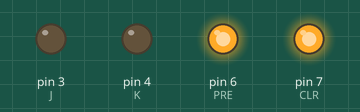
Bench run of a sketch on a simulated Arduino Uno, built with avr-gcc and run on an emulated ATmega328P. Shown: output pins drawn as LEDs (lit = HIGH). Pins used as bus, display or sensor lines are not drawn.

Above: at 0.5 s.
At 1.5 s:
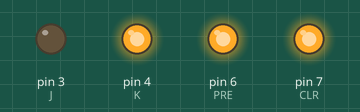
At 2.5 s:
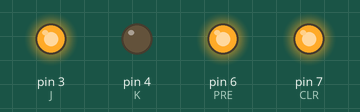
At 3.5 s:
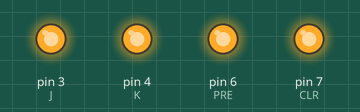
Timing chart, 0 to 4.6 s (numbered marks = the images above):
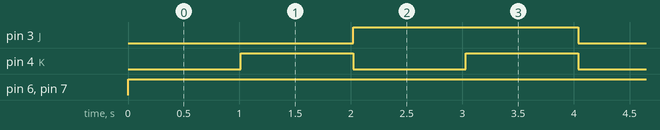

The sketch:

D2.ino
```cpp
int J=3;
int K=4;
int CLK=5;
int PRE=6;
int CLR=7;
void setup() {
  // put your setup code here, to run once:
  Serial.begin(9600);
  pinMode(J,OUTPUT);
  pinMode(K,OUTPUT);
  pinMode(CLK,OUTPUT);
  pinMode(PRE,OUTPUT);
  pinMode(CLR,OUTPUT);
  digitalWrite(CLK,0);
  digitalWrite(PRE,0);
  digitalWrite(CLR,0);
  digitalWrite(J,0);
  digitalWrite(K,0);


}

void loop() {
  // put your main code here, to run repeatedly:
  digitalWrite(PRE,1);
  digitalWrite(CLR,1);
  for (int i=0;i<2; i++){
    for (int j=0;j<2;j++){
      digitalWrite(J,i);
      digitalWrite(K,j);
      digitalWrite(CLK,1);
      delay(10);
      digitalWrite(CLK,0);
      delay(1000);
    }
  }

}
```

Measured:
- by itself, pin 3 (J): alternates HIGH for 2.0 s and LOW for 2.0 s
- by itself, pin 4 (K): alternates HIGH for 1.0 s and LOW for 1.0 s
- by itself, pin 6 (PRE), pin 7 (CLR): LOW → HIGH at 0.00 s
